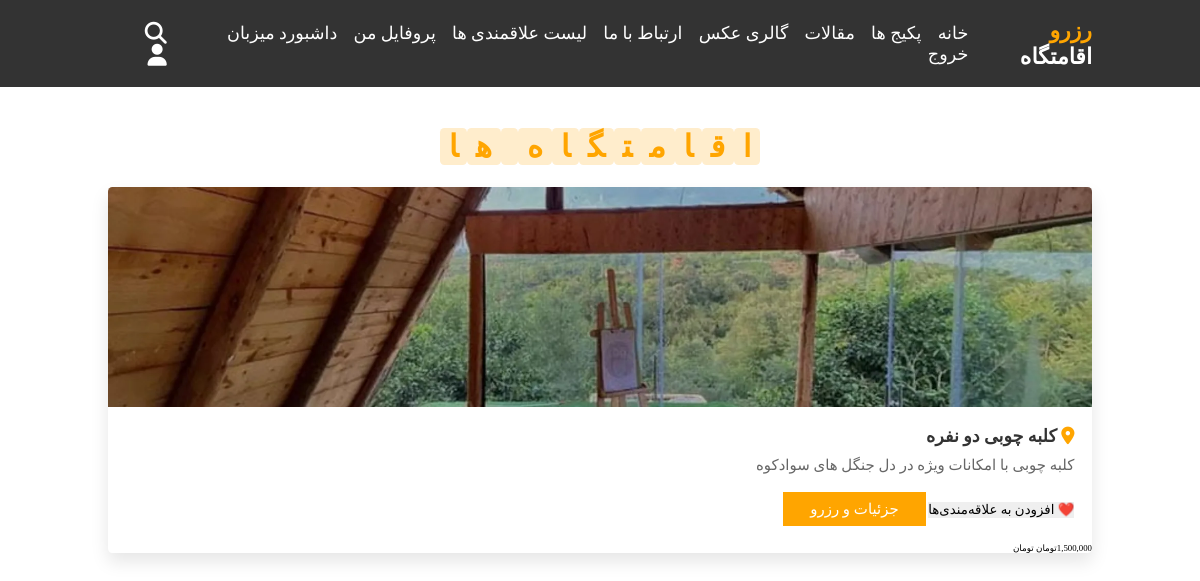
/eghamatgah/eghamat_list/ (signed in), run on an earlier commit of the app's database.
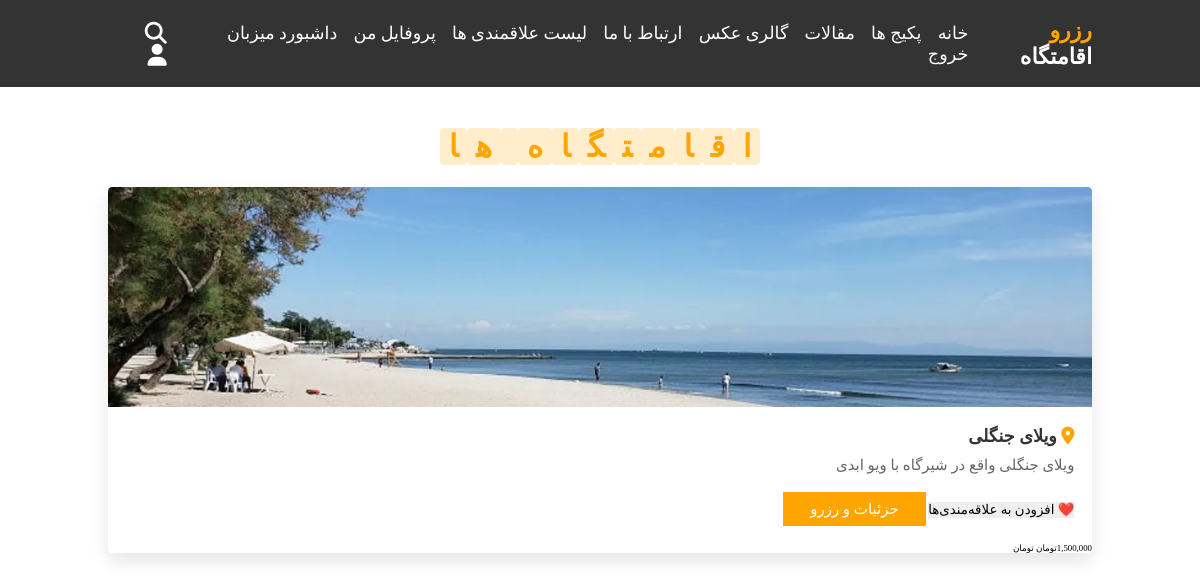
And on a later commit of the database.
### eghamatgah/models.py (models this page shows, shortened)
class Eghamatgah(models.Model):
    type = (
        ('villa', 'ویلا'),
        ('aparteman', 'آپارتمان'),
        ('khanebagh', 'خانه باغ'),
        ('kolbe', 'کلبه'),
    )
    Ecategory = models.ManyToManyField(Eghamatgah_Category, blank=True, related_name='categories', verbose_name='دسته بندی')
    seller = models.ForeignKey(Seller,on_delete=models.CASCADE, related_name='seller', verbose_name='فروشنده')
    title = models.CharField(max_length=100, verbose_name='عنوان اقامتگاه')
    eghamat_type= models.CharField(max_length=100, choices=type, verbose_name='نوع اقامتگاه')
    ostan = models.CharField(max_length=20, verbose_name='استان')
    shahr = models.CharField(max_length=20, verbose_name='شهر')
    address = models.CharField(max_length=300, verbose_name='آدرس کامل')
    tedad_otagh = models.PositiveIntegerField(null=True, verbose_name='تعداد اتاق')
    metrazh = models.PositiveIntegerField(null=True, verbose_name='متراژ')
    zarfiat = models.PositiveIntegerField(null=True, verbose_name='ظرفیت')
    zarfiat_extra = models.DecimalField(max_digits=10,decimal_places=2, default=0, verbose_name='تعداد نفرات اضافه')
    gheymat_har_shab = models.IntegerField(null=True, verbose_name='قیمت هر شب')
    time_voroud = models.TimeField(null=True, verbose_name='تایم ورود')
    time_khorouj = models.TimeField(null=True, verbose_name='تایم خروج')
    description = models.CharField(max_length=200, verbose_name='توضیحات تکمیلی')
    wifi = models.BooleanField(default=False, verbose_name='اینترنت وای فای')
    parking = models.BooleanField(default=False, verbose_name='پارکینگ')
    pool = models.BooleanField(default=False, verbose_name='استخر')
    kitchen = models.BooleanField(default=False, verbose_name='آشپزخانه')
    tv = models.BooleanField(default=False, verbose_name='تلویزیون')
    image = models.ImageField(upload_to='media',default='', verbose_name='تصویر1')
    image2 = models.ImageField(upload_to='media',default='', verbose_name='تصویر2')
    image3 = models.ImageField(upload_to='media',default='', verbose_name='تصویر3')
    image4 = models.ImageField(upload_to='media',default='', verbose_name='تصویر4')
    image5 = models.ImageField(upload_to='media',default='', verbose_name='تصویر5')
    video = models.FileField(
        upload_to='videos',
        null=True,
        blank=True,
        validators=[FileExtensionValidator(allowed_extensions=['mp4', 'mov', 'avi'])],
        verbose_name='ویدیو'
    )
    aparat_video_id = models.CharField(max_length=100, null=True, blank=True)
    created_at = models.DateTimeField(auto_now_add=True)
    class Meta:
        verbose_name = 'مشخصات اقامتگاه'
        verbose_name_plural = 'مشخصات اقامتگاه ها'

### eghamatgah/views.py (the view)
class EghamatList(ListView):
    model = Eghamatgah
    paginate_by = 5
    template_name = 'eghamatgah/list2.html'
    context_object_name = 'eghamat_list'
    def get_context_data(self, *args, **kwargs):
        context = super(EghamatList, self).get_context_data(*args, **kwargs)
        return context

### polls/templatetags/poll_extras.py (called while the page is built)
@register.filter(name='three_digits_currency')
def three_digits_currency(value:int):
    return '{:,}'.format(value) + 'تومان'

### eghamatgah/templates/eghamatgah/list2.html (shortened to what this page needs)
{% extends 'base2.html' %}
{% load static %}
{% load poll_extras %}
{% block page_content %}
<section class="packages" id="packages">
    <h1 class="heading">
        <span>ا</span><span>ق</span><span>ا</span><span>م</span><span>ت</span><span>گ</span><span>ا</span><span>ه</span><span>‌</span><span>ه</span><span>ا</span>
    </h1>
    <div class="box-container">
        {% for eghamat in eghamat_list %}
            <div class="box">
                <img src="{{ eghamat.image.url }}" alt="{{ eghamat.title }}">
                <div class="content">
                    <h3><i class="fas fa-map-marker-alt"></i> {{ eghamat.title }}</h3>
                    <p>{{ eghamat.description }}</p>
                    <div class="actions">
                        <form method="post" action="{% url 'add_favorite' %}" style="display:inline;">
                            <button type="submit" class="favorite-btn">❤️ افزودن به علاقه‌مندی‌ها</button>
                        </form>
                        <a href="{% url 'eghamat_detail' pk=eghamat.id %}" class="btn">جزئیات و رزرو</a>
                    </div>
                </div>
                <div class="price">
                    {{ eghamat.gheymat_har_shab|three_digits_currency }} <span>تومان</span>
                </div>
            </div>
        {% endfor %}
    </div>
</section>
{% endblock %}

What changed in the data, as far as the page shows it:
removed Eghamatgah: image (picture), title "کلبه چوبی دو نفره", description "کلبه چوبی با امکانات ویژه در دل جنگل های سوادکوه", gheymat_har_shab|three_digits_currency "1,500,000تومان"
added Eghamatgah: image (picture), title "ویلای جنگلی", description "ویلای جنگلی واقع در شیرگاه با ویو ابدی", gheymat_har_shab|three_digits_currency "1,500,000تومان"
